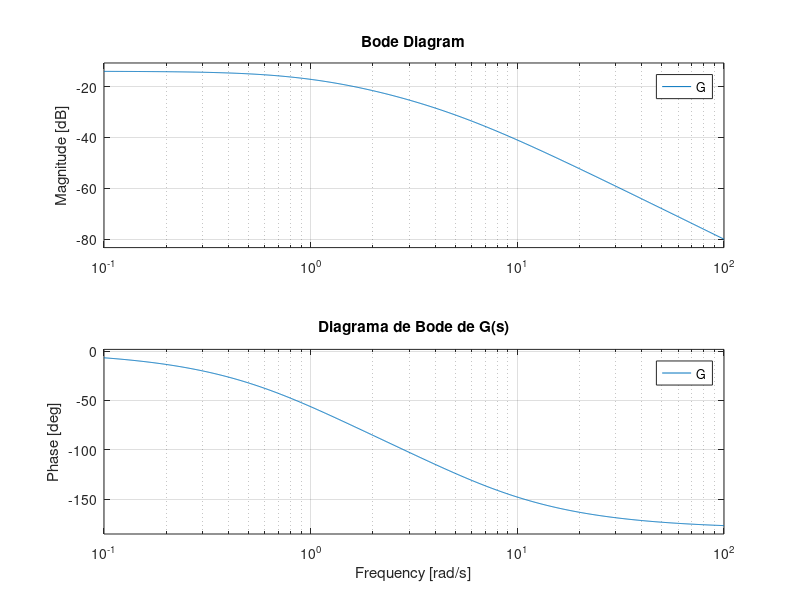
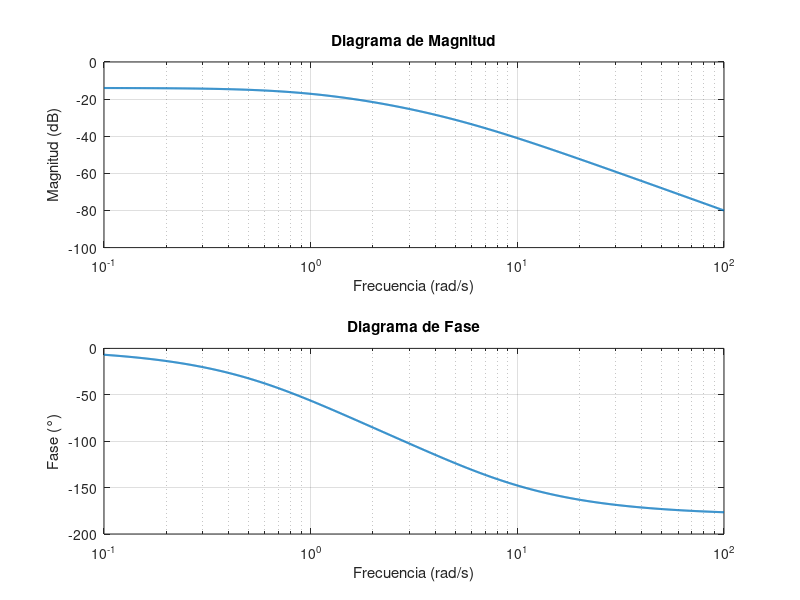

MATLAB code to generate these figures, in order:
% Definición de parámetros
K = 1;
a = 1;
b = 5;

% Definir el numerador y denominador
num = K;                   % Numerador
den = conv([1 a], [1 b]);   % Denominador de G(s) = (s+a)(s+b)

% Crear la función de transferencia
G = tf(num, den);

% Mostrar la función de transferencia en la consola
disp('Función de transferencia G(s):');
G
% Graficar el diagrama de Bode
figure;
bode(G);
grid on;
title('Diagrama de Bode de G(s)');

% Extraer los datos del diagrama de Bode
[mag, phase, w] = bode(G);

% Los datos vienen con dimensiones adicionales. Se "aplanan" los vectores con squeeze.
mag   = squeeze(mag);
phase = squeeze(phase);
w     = squeeze(w);

% Mostrar algunos valores de las variables extraídas
disp('Frecuencias (rad/s):');
disp(w(1:5));  % Muestra los primeros 5 valores

disp('Magnitud (lineal):');
disp(mag(1:5));  % Muestra los primeros 5 valores

disp('Fase (grados):');
disp(phase(1:5));  % Muestra los primeros 5 valores

% Graficar manualmente la magnitud y la fase

% Magnitud en dB
magdB = 20*log10(mag);

figure;

% Subgráfico para la magnitud
subplot(2,1,1);
semilogx(w, magdB, 'LineWidth', 1.5);
grid on;
xlabel('Frecuencia (rad/s)');
ylabel('Magnitud (dB)');
title('Diagrama de Magnitud');

% Subgráfico para la fase
subplot(2,1,2);
semilogx(w, phase, 'LineWidth', 1.5);
grid on;
xlabel('Frecuencia (rad/s)');
ylabel('Fase (°)');
title('Diagrama de Fase');
